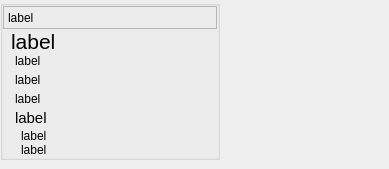
             <widget class="QWidget" name="page_5">
              <widget class="QLabel" name="labelDetailPhoto">
               <property name="geometry">
                <rect>
                 <x>230</x>
                 <y>10</y>
                 <width>150</width>
                 <height>150</height>
                </rect>
               </property>
               <property name="sizePolicy">
                <sizepolicy hsizetype="MinimumExpanding" vsizetype="Expanding">
                 <horstretch>0</horstretch>
                 <verstretch>0</verstretch>
                </sizepolicy>
               </property>
               <property name="minimumSize">
                <size>
                 <width>150</width>
                 <height>150</height>
                </size>
               </property>
               <property name="maximumSize">
                <size>
                 <width>150</width>
                 <height>150</height>
                </size>
               </property>
               <property name="font">
                <font>
                 <pointsize>8</pointsize>
                </font>
               </property>
               <property name="styleSheet">
                <string notr="true"/>
               </property>
               <property name="frameShape">
                <enum>QFrame::NoFrame</enum>
               </property>
               <property name="frameShadow">
                <enum>QFrame::Plain</enum>
               </property>
               <property name="lineWidth">
                <number>1</number>
               </property>
               <property name="text">
                <string/>
               </property>
               <property name="pixmap">
                <pixmap/>
               </property>
               <property name="scaledContents">
                <bool>false</bool>
               </property>
               <property name="alignment">
                <set>Qt::AlignCenter</set>
               </property>
               <property name="indent">
                <number>0</number>
               </property>
              </widget>
              <widget class="QGroupBox" name="groupDetails">
               <property name="geometry">
                <rect>
                 <x>0</x>
                 <y>0</y>
                 <width>220</width>
                 <height>160</height>
                </rect>
               </property>
               <property name="sizePolicy">
                <sizepolicy hsizetype="Minimum" vsizetype="MinimumExpanding">
                 <horstretch>0</horstretch>
                 <verstretch>0</verstretch>
                </sizepolicy>
               </property>
               <property name="minimumSize">
                <size>
                 <width>0</width>
                 <height>0</height>
                </size>
               </property>
               <property name="maximumSize">
                <size>
                 <width>220</width>
                 <height>160</height>
                </size>
               </property>
               <property name="layoutDirection">
                <enum>Qt::LeftToRight</enum>
               </property>
               <property name="styleSheet">
                <string notr="true"/>
               </property>
               <property name="title">
                <string/>
               </property>
               <property name="alignment">
                <set>Qt::AlignHCenter|Qt::AlignTop</set>
               </property>
               <layout class="QVBoxLayout">
                <property name="spacing">
                 <number>0</number>
                </property>
                <property name="leftMargin">
                 <number>0</number>
                </property>
                <property name="topMargin">
                 <number>0</number>
                </property>
                <property name="rightMargin">
                 <number>0</number>
                </property>
                <property name="bottomMargin">
                 <number>0</number>
                </property>
                <item>
                 <widget class="QLabel" name="labelDetailDesc">
                  <property name="sizePolicy">
                   <sizepolicy hsizetype="Minimum" vsizetype="Preferred">
                    <horstretch>0</horstretch>
                    <verstretch>0</verstretch>
                   </sizepolicy>
                  </property>
                  <property name="maximumSize">
                   <size>
                    <width>16777215</width>
                    <height>16777215</height>
                   </size>
                  </property>
                  <property name="styleSheet">
                   <string notr="true"/>
                  </property>
                  <property name="frameShape">
                   <enum>QFrame::StyledPanel</enum>
                  </property>
                  <property name="text">
                   <string>label</string>
                  </property>
                  <property name="alignment">
                   <set>Qt::AlignLeading|Qt::AlignLeft|Qt::AlignVCenter</set>
                  </property>
                  <property name="wordWrap">
                   <bool>true</bool>
                  </property>
                  <property name="indent">
                   <number>4</number>
                  </property>
                 </widget>
                </item>
                <item>
                 <widget class="QLabel" name="labelDetailPrice">
                  <property name="sizePolicy">
                   <sizepolicy hsizetype="Minimum" vsizetype="Fixed">
                    <horstretch>0</horstretch>
                    <verstretch>0</verstretch>
                   </sizepolicy>
                  </property>
                  <property name="font">
                   <font>
                    <pointsize>16</pointsize>
                   </font>
                  </property>
                  <property name="styleSheet">
                   <string notr="true"/>
                  </property>
                  <property name="frameShape">
                   <enum>QFrame::NoFrame</enum>
                  </property>
                  <property name="text">
                   <string>label</string>
                  </property>
                  <property name="indent">
                   <number>8</number>
                  </property>
                 </widget>
                </item>
                <item>
                 <widget class="QLabel" name="labelDetailDiscount">
                  <property name="sizePolicy">
                   <sizepolicy hsizetype="Minimum" vsizetype="Fixed">
                    <horstretch>0</horstretch>
                    <verstretch>0</verstretch>
                   </sizepolicy>
                  </property>
                  <property name="styleSheet">
                   <string notr="true"/>
                  </property>
                  <property name="frameShape">
                   <enum>QFrame::NoFrame</enum>
                  </property>
                  <property name="text">
                   <string>label</string>
                  </property>
                  <property name="indent">
                   <number>12</number>
                  </property>
                 </widget>
                </item>
                <item>
                 <widget class="QLabel" name="labelDetailPoints">
                  <property name="sizePolicy">
                   <sizepolicy hsizetype="Minimum" vsizetype="Preferred">
                    <horstretch>0</horstretch>
                    <verstretch>0</verstretch>
                   </sizepolicy>
                  </property>
                  <property name="text">
                   <string>label</string>
                  </property>
                  <property name="indent">
                   <number>12</number>
                  </property>
                 </widget>
                </item>
                <item>
                 <widget class="QLabel" name="labelDetailUnits">
                  <property name="sizePolicy">
                   <sizepolicy hsizetype="Minimum" vsizetype="Fixed">
                    <horstretch>0</horstretch>
                    <verstretch>0</verstretch>
                   </sizepolicy>
                  </property>
                  <property name="styleSheet">
                   <string notr="true"/>
                  </property>
                  <property name="frameShape">
                   <enum>QFrame::NoFrame</enum>
                  </property>
                  <property name="text">
                   <string>label</string>
                  </property>
                  <property name="indent">
                   <number>12</number>
                  </property>
                 </widget>
                </item>
                <item>
                 <widget class="QLabel" name="labelDetailTotalTaxes">
                  <property name="sizePolicy">
                   <sizepolicy hsizetype="Minimum" vsizetype="Preferred">
                    <horstretch>0</horstretch>
                    <verstretch>0</verstretch>
                   </sizepolicy>
                  </property>
                  <property name="font">
                   <font>
                    <pointsize>11</pointsize>
                   </font>
                  </property>
                  <property name="styleSheet">
                   <string notr="true"/>
                  </property>
                  <property name="frameShape">
                   <enum>QFrame::NoFrame</enum>
                  </property>
                  <property name="text">
                   <string>label</string>
                  </property>
                  <property name="indent">
                   <number>12</number>
                  </property>
                 </widget>
                </item>
                <item>
                 <widget class="QLabel" name="labelDetailTax1">
                  <property name="sizePolicy">
                   <sizepolicy hsizetype="Minimum" vsizetype="Fixed">
                    <horstretch>0</horstretch>
                    <verstretch>0</verstretch>
                   </sizepolicy>
                  </property>
                  <property name="font">
                   <font>
                    <pointsize>9</pointsize>
                   </font>
                  </property>
                  <property name="styleSheet">
                   <string notr="true"/>
                  </property>
                  <property name="frameShape">
                   <enum>QFrame::NoFrame</enum>
                  </property>
                  <property name="text">
                   <string>label</string>
                  </property>
                  <property name="indent">
                   <number>18</number>
                  </property>
                 </widget>
                </item>
                <item>
                 <widget class="QLabel" name="labelDetailTax2">
                  <property name="sizePolicy">
                   <sizepolicy hsizetype="Minimum" vsizetype="Fixed">
                    <horstretch>0</horstretch>
                    <verstretch>0</verstretch>
                   </sizepolicy>
                  </property>
                  <property name="font">
                   <font>
                    <pointsize>9</pointsize>
                   </font>
                  </property>
                  <property name="styleSheet">
                   <string notr="true"/>
                  </property>
                  <property name="frameShape">
                   <enum>QFrame::NoFrame</enum>
                  </property>
                  <property name="text">
                   <string>label</string>
                  </property>
                  <property name="indent">
                   <number>18</number>
                  </property>
                 </widget>
                </item>
               </layout>
              </widget>
             </widget>
